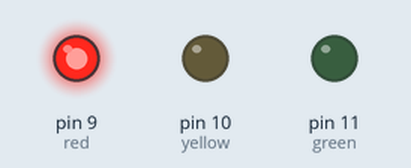
The sketch below on a simulated Arduino Uno, built with avr-gcc and run on an emulated ATmega328P. Shown: output pins drawn as LEDs (lit = HIGH).

Above: at 3.0 s.
At 7.0 s:
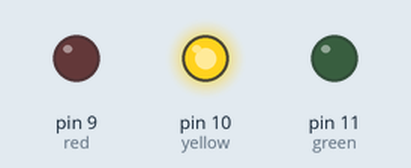
At 10.6 s:
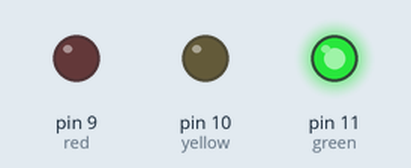
At 13.12 s:
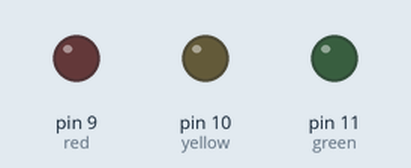
Timing chart, 0 to 17.1 s (numbered marks = the images above):
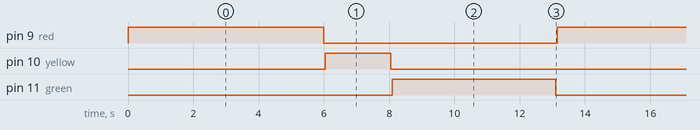

The sketch:

trafficLight.ino
```cpp
void setup() {
  // put your setup code here, to run once:
  pinMode(9, OUTPUT);//red
  pinMode(10, OUTPUT);//yellow
  pinMode(11, OUTPUT);//green
}

void loop() {
  // put your main code here, to run repeatedly:
  digitalWrite(9, HIGH);//turn red on
  delay(6000);          //wait 6 seconds
  digitalWrite(9, LOW);//turn red off
  delay(50);           //wait 50 milliseconds
  digitalWrite(10, HIGH);//turn yellow on
  delay(2000);          //wait 2 seconds
  digitalWrite(10, LOW);//turn yellow off
  delay(50);            //wait 50 milliseconds
  digitalWrite(11, HIGH);//turn green on
  delay(5000);          //wait 5 seconds
  digitalWrite(11, LOW);//turn green off
  delay(50);           //wait 50 milliseconds
}
```

Measured:
- by itself, pin 9 (red): alternates HIGH for 6.0 s and LOW for 7.2 s
- by itself, pin 10 (yellow): alternates HIGH for 2.0 s and LOW for 11.2 s
- by itself, pin 11 (green): alternates HIGH for 5.0 s and LOW for 8.2 s
